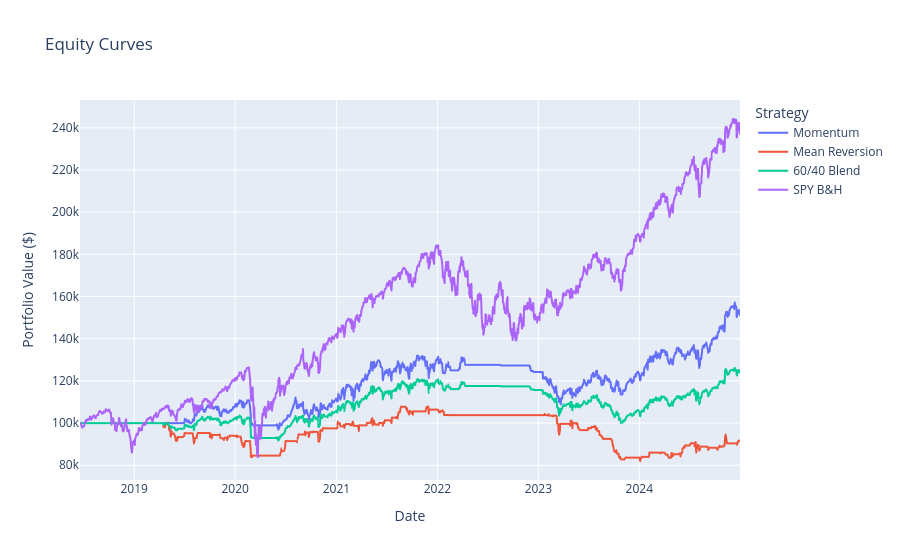

The notebook cell this image was saved under:
### Markdown cell above
## 3. Equity curves

### Code cell
eq = pd.DataFrame({'Momentum': res_mom.equity_curve, 'Mean Reversion': res_mr.equity_curve,
                   '60/40 Blend': blend_eq, 'SPY B&H': spy_eq.reindex(blend_eq.index)})
px.line(eq, title='Equity Curves', labels={'value': 'Portfolio Value ($)', 'variable': 'Strategy'}).show()

### Figure 1 — Plotly figure (JSON) as saved in the notebook; plotly's stock layout.template omitted (floating-point values rounded to 4 significant figures; data arrays with more than 128 entries replaced by an {"elided": "..."} marker saying what was removed)
{"data": [{"hovertemplate": "Strategy=Momentum<br>Date=%{x}<br>Portfolio Value ($)=%{y}<extra></extra>", "legendgroup": "Momentum", "line": {"color": "#636efa", "dash": "solid"}, "marker": {"symbol": "circle"}, "mode": "lines", "name": "Momentum", "showlegend": true, "type": "scattergl", "x": {"elided": "1644 str values"}, "xaxis": "x", "y": {"elided": "1644 float values"}, "yaxis": "y"}, {"hovertemplate": "Strategy=Mean Reversion<br>Date=%{x}<br>Portfolio Value ($)=%{y}<extra></extra>", "legendgroup": "Mean Reversion", "line": {"color": "#EF553B", "dash": "solid"}, "marker": {"symbol": "circle"}, "mode": "lines", "name": "Mean Reversion", "showlegend": true, "type": "scattergl", "x": {"elided": "1644 str values"}, "xaxis": "x", "y": {"elided": "1644 float values"}, "yaxis": "y"}, {"hovertemplate": "Strategy=60/40 Blend<br>Date=%{x}<br>Portfolio Value ($)=%{y}<extra></extra>", "legendgroup": "60/40 Blend", "line": {"color": "#00cc96", "dash": "solid"}, "marker": {"symbol": "circle"}, "mode": "lines", "name": "60/40 Blend", "showlegend": true, "type": "scattergl", "x": {"elided": "1644 str values"}, "xaxis": "x", "y": {"elided": "1644 float values"}, "yaxis": "y"}, {"hovertemplate": "Strategy=SPY B&H<br>Date=%{x}<br>Portfolio Value ($)=%{y}<extra></extra>", "legendgroup": "SPY B&H", "line": {"color": "#ab63fa", "dash": "solid"}, "marker": {"symbol": "circle"}, "mode": "lines", "name": "SPY B&H", "showlegend": true, "type": "scattergl", "x": {"elided": "1644 str values"}, "xaxis": "x", "y": {"elided": "1644 float values"}, "yaxis": "y"}], "layout": {"legend": {"title": {"text": "Strategy"}, "tracegroupgap": 0}, "title": {"text": "Equity Curves"}, "xaxis": {"anchor": "y", "domain": [0.0, 1.0], "title": {"text": "Date"}}, "yaxis": {"anchor": "x", "domain": [0.0, 1.0], "title": {"text": "Portfolio Value ($)"}}}}
